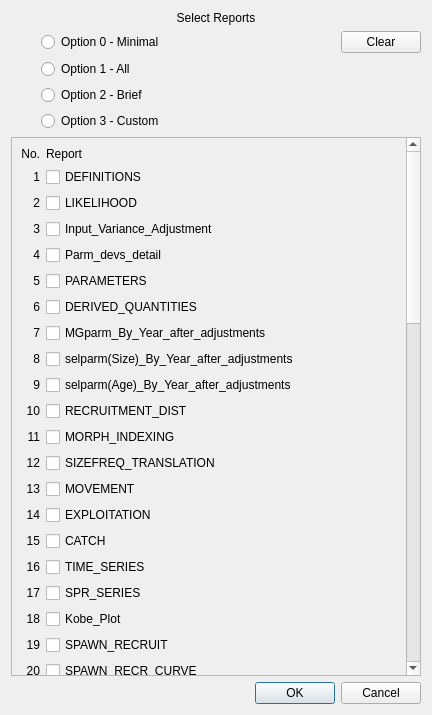
<?xml version="1.0" encoding="UTF-8"?>
<ui version="4.0">
 <class>DialogChoseReport</class>
 <widget class="QDialog" name="DialogChoseReport">
  <property name="geometry">
   <rect>
    <x>0</x>
    <y>0</y>
    <width>432</width>
    <height>715</height>
   </rect>
  </property>
  <property name="windowTitle">
   <string>Dialog</string>
  </property>
  <layout class="QVBoxLayout" name="verticalLayout">
   <item>
    <widget class="QLabel" name="label_select">
     <property name="text">
      <string>Select Reports</string>
     </property>
     <property name="alignment">
      <set>Qt::AlignCenter</set>
     </property>
    </widget>
   </item>
   <item>
    <layout class="QGridLayout" name="gridLayout_options">
     <item row="0" column="1">
      <widget class="QRadioButton" name="radioButton_Minimal">
       <property name="sizePolicy">
        <sizepolicy hsizetype="Minimum" vsizetype="Fixed">
         <horstretch>1</horstretch>
         <verstretch>0</verstretch>
        </sizepolicy>
       </property>
       <property name="text">
        <string>Option 0 - Minimal</string>
       </property>
      </widget>
     </item>
     <item row="2" column="1">
      <widget class="QRadioButton" name="radioButton_Brief">
       <property name="text">
        <string>Option 2 - Brief</string>
       </property>
      </widget>
     </item>
     <item row="1" column="1">
      <widget class="QRadioButton" name="radioButton_All">
       <property name="text">
        <string>Option 1 - All</string>
       </property>
      </widget>
     </item>
     <item row="0" column="2">
      <widget class="QPushButton" name="pushButton_clear">
       <property name="text">
        <string>Clear</string>
       </property>
      </widget>
     </item>
     <item row="3" column="1">
      <widget class="QRadioButton" name="radioButton_Custom">
       <property name="text">
        <string>Option 3 - Custom</string>
       </property>
      </widget>
     </item>
     <item row="0" column="0">
      <widget class="QLabel" name="label">
       <property name="text">
        <string>       </string>
       </property>
      </widget>
     </item>
    </layout>
   </item>
   <item>
    <widget class="QScrollArea" name="scrollArea_reports">
     <property name="widgetResizable">
      <bool>true</bool>
     </property>
     <widget class="QWidget" name="scrollAreaWidgetContents">
      <property name="geometry">
       <rect>
        <x>0</x>
        <y>0</y>
        <width>401</width>
        <height>1965</height>
       </rect>
      </property>
      <layout class="QGridLayout" name="gridLayout">
       <item row="29" column="0">
        <widget class="QLabel" name="label_fitSizeComps">
         <property name="text">
          <string>29</string>
         </property>
         <property name="alignment">
          <set>Qt::AlignRight|Qt::AlignTrailing|Qt::AlignVCenter</set>
         </property>
        </widget>
       </item>
       <item row="23" column="1">
        <widget class="QCheckBox" name="checkBox_index3">
         <property name="text">
          <string>INDEX_3</string>
         </property>
        </widget>
       </item>
       <item row="36" column="1">
        <widget class="QCheckBox" name="checkBox_biomAtAge">
         <property name="text">
          <string>BIOMASS_AT_AGE</string>
         </property>
        </widget>
       </item>
       <item row="47" column="0">
        <widget class="QLabel" name="label_bioAtAgeEndyr">
         <property name="text">
          <string>47</string>
         </property>
         <property name="alignment">
          <set>Qt::AlignRight|Qt::AlignTrailing|Qt::AlignVCenter</set>
         </property>
        </widget>
       </item>
       <item row="24" column="0">
        <widget class="QLabel" name="label_discardSpec">
         <property name="text">
          <string>24</string>
         </property>
         <property name="alignment">
          <set>Qt::AlignRight|Qt::AlignTrailing|Qt::AlignVCenter</set>
         </property>
        </widget>
       </item>
       <item row="4" column="0">
        <widget class="QLabel" name="label_parmDevsDetail">
         <property name="text">
          <string>4</string>
         </property>
         <property name="alignment">
          <set>Qt::AlignRight|Qt::AlignTrailing|Qt::AlignVCenter</set>
         </property>
        </widget>
       </item>
       <item row="31" column="0">
        <widget class="QLabel" name="label_lenSelex">
         <property name="text">
          <string>31</string>
         </property>
         <property name="alignment">
          <set>Qt::AlignRight|Qt::AlignTrailing|Qt::AlignVCenter</set>
         </property>
        </widget>
       </item>
       <item row="21" column="1">
        <widget class="QCheckBox" name="checkBox_index1">
         <property name="text">
          <string>INDEX_1</string>
         </property>
        </widget>
       </item>
       <item row="25" column="0">
        <widget class="QLabel" name="label_discardOut">
         <property name="text">
          <string>25</string>
         </property>
         <property name="alignment">
          <set>Qt::AlignRight|Qt::AlignTrailing|Qt::AlignVCenter</set>
         </property>
        </widget>
       </item>
       <item row="11" column="0">
        <widget class="QLabel" name="label_morphIndex">
         <property name="text">
          <string>11</string>
         </property>
         <property name="alignment">
          <set>Qt::AlignRight|Qt::AlignTrailing|Qt::AlignVCenter</set>
         </property>
        </widget>
       </item>
       <item row="42" column="1">
        <widget class="QCheckBox" name="checkBox_biology">
         <property name="text">
          <string>BIOLOGY</string>
         </property>
        </widget>
       </item>
       <item row="60" column="0">
        <widget class="QLabel" name="label_wtatage">
         <property name="text">
          <string>60</string>
         </property>
         <property name="alignment">
          <set>Qt::AlignRight|Qt::AlignTrailing|Qt::AlignVCenter</set>
         </property>
        </widget>
       </item>
       <item row="55" column="0">
        <widget class="QLabel" name="label_globalMSY">
         <property name="text">
          <string>55</string>
         </property>
         <property name="alignment">
          <set>Qt::AlignRight|Qt::AlignTrailing|Qt::AlignVCenter</set>
         </property>
        </widget>
       </item>
       <item row="59" column="1">
        <widget class="QCheckBox" name="checkBox_dynamicBzero">
         <property name="text">
          <string>Dynamic_Bzero</string>
         </property>
        </widget>
       </item>
       <item row="5" column="1">
        <widget class="QCheckBox" name="checkBox_parameters">
         <property name="text">
          <string>PARAMETERS</string>
         </property>
        </widget>
       </item>
       <item row="49" column="0">
        <widget class="QLabel" name="label_meanTimeSeries">
         <property name="text">
          <string>49</string>
         </property>
         <property name="alignment">
          <set>Qt::AlignRight|Qt::AlignTrailing|Qt::AlignVCenter</set>
         </property>
        </widget>
       </item>
       <item row="55" column="1">
        <widget class="QCheckBox" name="checkBox_globalMSY">
         <property name="text">
          <string>GLOBAL_MSY</string>
         </property>
        </widget>
       </item>
       <item row="32" column="0">
        <widget class="QLabel" name="label_ageSelex">
         <property name="text">
          <string>32</string>
         </property>
         <property name="alignment">
          <set>Qt::AlignRight|Qt::AlignTrailing|Qt::AlignVCenter</set>
         </property>
        </widget>
       </item>
       <item row="45" column="0">
        <widget class="QLabel" name="label_growthParams">
         <property name="text">
          <string>45</string>
         </property>
         <property name="alignment">
          <set>Qt::AlignRight|Qt::AlignTrailing|Qt::AlignVCenter</set>
         </property>
        </widget>
       </item>
       <item row="59" column="0">
        <widget class="QLabel" name="label_dynamicBzero">
         <property name="text">
          <string>59</string>
         </property>
         <property name="alignment">
          <set>Qt::AlignRight|Qt::AlignTrailing|Qt::AlignVCenter</set>
         </property>
        </widget>
       </item>
       <item row="16" column="0">
        <widget class="QLabel" name="label_timeSeries">
         <property name="text">
          <string>16</string>
         </property>
         <property name="alignment">
          <set>Qt::AlignRight|Qt::AlignTrailing|Qt::AlignVCenter</set>
         </property>
        </widget>
       </item>
       <item row="20" column="0">
        <widget class="QLabel" name="label_spawnRecrCurve">
         <property name="text">
          <string>20</string>
         </property>
         <property name="alignment">
          <set>Qt::AlignRight|Qt::AlignTrailing|Qt::AlignVCenter</set>
         </property>
        </widget>
       </item>
       <item row="22" column="0">
        <widget class="QLabel" name="label_index2">
         <property name="text">
          <string>22</string>
         </property>
         <property name="alignment">
          <set>Qt::AlignRight|Qt::AlignTrailing|Qt::AlignVCenter</set>
         </property>
        </widget>
       </item>
       <item row="34" column="0">
        <widget class="QLabel" name="label_tagRecap">
         <property name="text">
          <string>34</string>
         </property>
         <property name="alignment">
          <set>Qt::AlignRight|Qt::AlignTrailing|Qt::AlignVCenter</set>
         </property>
        </widget>
       </item>
       <item row="41" column="0">
        <widget class="QLabel" name="label_discardAtAge">
         <property name="text">
          <string>41</string>
         </property>
         <property name="alignment">
          <set>Qt::AlignRight|Qt::AlignTrailing|Qt::AlignVCenter</set>
         </property>
        </widget>
       </item>
       <item row="39" column="0">
        <widget class="QLabel" name="label_fAtAge">
         <property name="text">
          <string>39</string>
         </property>
         <property name="alignment">
          <set>Qt::AlignRight|Qt::AlignTrailing|Qt::AlignVCenter</set>
         </property>
        </widget>
       </item>
       <item row="25" column="1">
        <widget class="QCheckBox" name="checkBox_discardOut">
         <property name="text">
          <string>DISCARD_SPECIFICATION</string>
         </property>
        </widget>
       </item>
       <item row="15" column="0">
        <widget class="QLabel" name="label_catch">
         <property name="text">
          <string>15</string>
         </property>
         <property name="alignment">
          <set>Qt::AlignRight|Qt::AlignTrailing|Qt::AlignVCenter</set>
         </property>
        </widget>
       </item>
       <item row="2" column="0">
        <widget class="QLabel" name="label_likelihood">
         <property name="text">
          <string>2</string>
         </property>
         <property name="alignment">
          <set>Qt::AlignRight|Qt::AlignTrailing|Qt::AlignVCenter</set>
         </property>
        </widget>
       </item>
       <item row="1" column="0">
        <widget class="QLabel" name="label_definitions">
         <property name="text">
          <string>1</string>
         </property>
         <property name="alignment">
          <set>Qt::AlignRight|Qt::AlignTrailing|Qt::AlignVCenter</set>
         </property>
        </widget>
       </item>
       <item row="9" column="0">
        <widget class="QLabel" name="label_ageSelAfterAdj">
         <property name="text">
          <string>9</string>
         </property>
         <property name="alignment">
          <set>Qt::AlignRight|Qt::AlignTrailing|Qt::AlignVCenter</set>
         </property>
        </widget>
       </item>
       <item row="53" column="0">
        <widget class="QLabel" name="label_selexDbase">
         <property name="text">
          <string>53</string>
         </property>
         <property name="alignment">
          <set>Qt::AlignRight|Qt::AlignTrailing|Qt::AlignVCenter</set>
         </property>
        </widget>
       </item>
       <item row="56" column="0">
        <widget class="QLabel" name="label_summary">
         <property name="text">
          <string>56</string>
         </property>
         <property name="alignment">
          <set>Qt::AlignRight|Qt::AlignTrailing|Qt::AlignVCenter</set>
         </property>
        </widget>
       </item>
       <item row="8" column="1">
        <widget class="QCheckBox" name="checkBox_sizeSelAfterAdj">
         <property name="text">
          <string>selparm(Size)_By_Year_after_adjustments</string>
         </property>
        </widget>
       </item>
       <item row="35" column="1">
        <widget class="QCheckBox" name="checkBox_numAtAge">
         <property name="text">
          <string>NUMBERS_AT_AGE</string>
         </property>
        </widget>
       </item>
       <item row="43" column="0">
        <widget class="QLabel" name="label_natMort">
         <property name="text">
          <string>43</string>
         </property>
         <property name="alignment">
          <set>Qt::AlignRight|Qt::AlignTrailing|Qt::AlignVCenter</set>
         </property>
        </widget>
       </item>
       <item row="3" column="1">
        <widget class="QCheckBox" name="checkBox_inputVarAdj">
         <property name="text">
          <string>Input_Variance_Adjustment</string>
         </property>
        </widget>
       </item>
       <item row="47" column="1">
        <widget class="QCheckBox" name="checkBox_bioAtAgeEndyr">
         <property name="text">
          <string>Biology_at_age_in_endyr</string>
         </property>
        </widget>
       </item>
       <item row="41" column="1">
        <widget class="QCheckBox" name="checkBox_discardAtAge">
         <property name="text">
          <string>DISCARD_AT_AGE</string>
         </property>
        </widget>
       </item>
       <item row="16" column="1">
        <widget class="QCheckBox" name="checkBox_timeSeries">
         <property name="text">
          <string>TIME_SERIES</string>
         </property>
        </widget>
       </item>
       <item row="31" column="1">
        <widget class="QCheckBox" name="checkBox_lenSelex">
         <property name="text">
          <string>LEN_SELEX</string>
         </property>
        </widget>
       </item>
       <item row="43" column="1">
        <widget class="QCheckBox" name="checkBox_natMort">
         <property name="text">
          <string>Natural_Mortality</string>
         </property>
        </widget>
       </item>
       <item row="27" column="0">
        <widget class="QLabel" name="label_fitLenComps">
         <property name="text">
          <string>27</string>
         </property>
         <property name="alignment">
          <set>Qt::AlignRight|Qt::AlignTrailing|Qt::AlignVCenter</set>
         </property>
        </widget>
       </item>
       <item row="27" column="1">
        <widget class="QCheckBox" name="checkBox_fitLenComps">
         <property name="text">
          <string>FIT_LEN_COMPS</string>
         </property>
        </widget>
       </item>
       <item row="46" column="1">
        <widget class="QCheckBox" name="checkBox_seasEffects">
         <property name="text">
          <string>Seas_Effects</string>
         </property>
        </widget>
       </item>
       <item row="10" column="1">
        <widget class="QCheckBox" name="checkBox_recruitDist">
         <property name="text">
          <string>RECRUITMENT_DIST</string>
         </property>
        </widget>
       </item>
       <item row="54" column="1">
        <widget class="QCheckBox" name="checkBox_sprYprProfile">
         <property name="text">
          <string>SPR/YPR_Profile</string>
         </property>
        </widget>
       </item>
       <item row="12" column="0">
        <widget class="QLabel" name="label_sizeFreqTrans">
         <property name="text">
          <string>12</string>
         </property>
         <property name="alignment">
          <set>Qt::AlignRight|Qt::AlignTrailing|Qt::AlignVCenter</set>
         </property>
        </widget>
       </item>
       <item row="18" column="0">
        <widget class="QLabel" name="label_kobePlot">
         <property name="text">
          <string>18</string>
         </property>
         <property name="alignment">
          <set>Qt::AlignRight|Qt::AlignTrailing|Qt::AlignVCenter</set>
         </property>
        </widget>
       </item>
       <item row="48" column="0">
        <widget class="QLabel" name="label_meanBwtBegin">
         <property name="text">
          <string>48</string>
         </property>
         <property name="alignment">
          <set>Qt::AlignRight|Qt::AlignTrailing|Qt::AlignVCenter</set>
         </property>
        </widget>
       </item>
       <item row="7" column="0">
        <widget class="QLabel" name="label_mgParmAfterAdj">
         <property name="text">
          <string>7</string>
         </property>
         <property name="alignment">
          <set>Qt::AlignRight|Qt::AlignTrailing|Qt::AlignVCenter</set>
         </property>
        </widget>
       </item>
       <item row="37" column="1">
        <widget class="QCheckBox" name="checkBox_numAtLen">
         <property name="text">
          <string>NUMBERS_AT_LENGTH</string>
         </property>
        </widget>
       </item>
       <item row="38" column="1">
        <widget class="QCheckBox" name="checkBox_biomAtLen">
         <property name="text">
          <string>BIOMASS_AT_LENGTH</string>
         </property>
        </widget>
       </item>
       <item row="32" column="1">
        <widget class="QCheckBox" name="checkBox_ageSelex">
         <property name="text">
          <string>AGE_SELEX</string>
         </property>
        </widget>
       </item>
       <item row="57" column="1">
        <widget class="QCheckBox" name="checkBox_rebuilder">
         <property name="text">
          <string>rebuilder.sso</string>
         </property>
        </widget>
       </item>
       <item row="18" column="1">
        <widget class="QCheckBox" name="checkBox_kobePlot">
         <property name="text">
          <string>Kobe_Plot</string>
         </property>
        </widget>
       </item>
       <item row="15" column="1">
        <widget class="QCheckBox" name="checkBox_catch">
         <property name="text">
          <string>CATCH</string>
         </property>
        </widget>
       </item>
       <item row="12" column="1">
        <widget class="QCheckBox" name="checkBox_sizeFreqTrans">
         <property name="text">
          <string>SIZEFREQ_TRANSLATION</string>
         </property>
        </widget>
       </item>
       <item row="28" column="0">
        <widget class="QLabel" name="label_fitAgeComps">
         <property name="text">
          <string>28</string>
         </property>
         <property name="alignment">
          <set>Qt::AlignRight|Qt::AlignTrailing|Qt::AlignVCenter</set>
         </property>
        </widget>
       </item>
       <item row="40" column="1">
        <widget class="QCheckBox" name="checkBox_catchAtAge">
         <property name="text">
          <string>CATCH_AT_AGE</string>
         </property>
        </widget>
       </item>
       <item row="30" column="0">
        <widget class="QLabel" name="label_overallComps">
         <property name="text">
          <string>30</string>
         </property>
         <property name="alignment">
          <set>Qt::AlignRight|Qt::AlignTrailing|Qt::AlignVCenter</set>
         </property>
        </widget>
       </item>
       <item row="1" column="1">
        <widget class="QCheckBox" name="checkBox_definitions">
         <property name="text">
          <string>DEFINITIONS</string>
         </property>
        </widget>
       </item>
       <item row="13" column="0">
        <widget class="QLabel" name="label_movement">
         <property name="text">
          <string>13</string>
         </property>
         <property name="alignment">
          <set>Qt::AlignRight|Qt::AlignTrailing|Qt::AlignVCenter</set>
         </property>
        </widget>
       </item>
       <item row="53" column="1">
        <widget class="QCheckBox" name="checkBox_selexDbase">
         <property name="text">
          <string>SELEX_database</string>
         </property>
        </widget>
       </item>
       <item row="14" column="0">
        <widget class="QLabel" name="label_exploit">
         <property name="text">
          <string>14</string>
         </property>
         <property name="alignment">
          <set>Qt::AlignRight|Qt::AlignTrailing|Qt::AlignVCenter</set>
         </property>
        </widget>
       </item>
       <item row="0" column="1">
        <widget class="QLabel" name="label_reportName">
         <property name="text">
          <string>Report</string>
         </property>
        </widget>
       </item>
       <item row="7" column="1">
        <widget class="QCheckBox" name="checkBox_mgParmAfterAdj">
         <property name="text">
          <string>MGparm_By_Year_after_adjustments</string>
         </property>
        </widget>
       </item>
       <item row="22" column="1">
        <widget class="QCheckBox" name="checkBox_index2">
         <property name="text">
          <string>INDEX_2</string>
         </property>
        </widget>
       </item>
       <item row="45" column="1">
        <widget class="QCheckBox" name="checkBox_growthParams">
         <property name="text">
          <string>Growth_Parameters</string>
         </property>
        </widget>
       </item>
       <item row="42" column="0">
        <widget class="QLabel" name="label_biology">
         <property name="text">
          <string>42</string>
         </property>
         <property name="alignment">
          <set>Qt::AlignRight|Qt::AlignTrailing|Qt::AlignVCenter</set>
         </property>
        </widget>
       </item>
       <item row="30" column="1">
        <widget class="QCheckBox" name="checkBox_overallComps">
         <property name="text">
          <string>OVERALL_COMPS</string>
         </property>
        </widget>
       </item>
       <item row="8" column="0">
        <widget class="QLabel" name="label_sizeSelAfterAdj">
         <property name="text">
          <string>8</string>
         </property>
         <property name="alignment">
          <set>Qt::AlignRight|Qt::AlignTrailing|Qt::AlignVCenter</set>
         </property>
        </widget>
       </item>
       <item row="51" column="0">
        <widget class="QLabel" name="label_ageAgeKey">
         <property name="text">
          <string>51</string>
         </property>
         <property name="alignment">
          <set>Qt::AlignRight|Qt::AlignTrailing|Qt::AlignVCenter</set>
         </property>
        </widget>
       </item>
       <item row="54" column="0">
        <widget class="QLabel" name="label_sprYprProfile">
         <property name="text">
          <string>54</string>
         </property>
         <property name="alignment">
          <set>Qt::AlignRight|Qt::AlignTrailing|Qt::AlignVCenter</set>
         </property>
        </widget>
       </item>
       <item row="58" column="0">
        <widget class="QLabel" name="label_sisTable">
         <property name="text">
          <string>58</string>
         </property>
         <property name="alignment">
          <set>Qt::AlignRight|Qt::AlignTrailing|Qt::AlignVCenter</set>
         </property>
        </widget>
       </item>
       <item row="34" column="1">
        <widget class="QCheckBox" name="checkBox_tagRecap">
         <property name="text">
          <string>TAG_Recapture</string>
         </property>
        </widget>
       </item>
       <item row="9" column="1">
        <widget class="QCheckBox" name="checkBox_ageSelAfterAdj">
         <property name="text">
          <string>selparm(Age)_By_Year_after_adjustments</string>
         </property>
        </widget>
       </item>
       <item row="38" column="0">
        <widget class="QLabel" name="label_biomAtLen">
         <property name="text">
          <string>38</string>
         </property>
         <property name="alignment">
          <set>Qt::AlignRight|Qt::AlignTrailing|Qt::AlignVCenter</set>
         </property>
        </widget>
       </item>
       <item row="33" column="1">
        <widget class="QCheckBox" name="checkBox_envData">
         <property name="text">
          <string>ENVIRONMENTAL_DATA</string>
         </property>
        </widget>
       </item>
       <item row="58" column="1">
        <widget class="QCheckBox" name="checkBox_sisTable">
         <property name="text">
          <string>SIStable.sso</string>
         </property>
        </widget>
       </item>
       <item row="19" column="0">
        <widget class="QLabel" name="label_spawnRecruit">
         <property name="text">
          <string>19</string>
         </property>
         <property name="alignment">
          <set>Qt::AlignRight|Qt::AlignTrailing|Qt::AlignVCenter</set>
         </property>
        </widget>
       </item>
       <item row="24" column="1">
        <widget class="QCheckBox" name="checkBox_discardSpec">
         <property name="text">
          <string>DISCARD_SPECIFICATION</string>
         </property>
        </widget>
       </item>
       <item row="33" column="0">
        <widget class="QLabel" name="label_envData">
         <property name="text">
          <string>33</string>
         </property>
         <property name="alignment">
          <set>Qt::AlignRight|Qt::AlignTrailing|Qt::AlignVCenter</set>
         </property>
        </widget>
       </item>
       <item row="36" column="0">
        <widget class="QLabel" name="label_biomAtAge">
         <property name="text">
          <string>36</string>
         </property>
         <property name="alignment">
          <set>Qt::AlignRight|Qt::AlignTrailing|Qt::AlignVCenter</set>
         </property>
        </widget>
       </item>
       <item row="6" column="0">
        <widget class="QLabel" name="label_derivedQuants">
         <property name="text">
          <string>6</string>
         </property>
         <property name="alignment">
          <set>Qt::AlignRight|Qt::AlignTrailing|Qt::AlignVCenter</set>
         </property>
        </widget>
       </item>
       <item row="39" column="1">
        <widget class="QCheckBox" name="checkBox_fAtAge">
         <property name="text">
          <string>F_AT_AGE</string>
         </property>
        </widget>
       </item>
       <item row="26" column="1">
        <widget class="QCheckBox" name="checkBox_meanBwtOut">
         <property name="text">
          <string>MEAN_BODY_WT_OUTPUT</string>
         </property>
        </widget>
       </item>
       <item row="19" column="1">
        <widget class="QCheckBox" name="checkBox_spawnRecruit">
         <property name="text">
          <string>SPAWN_RECRUIT</string>
         </property>
        </widget>
       </item>
       <item row="13" column="1">
        <widget class="QCheckBox" name="checkBox_movement">
         <property name="text">
          <string>MOVEMENT</string>
         </property>
        </widget>
       </item>
       <item row="14" column="1">
        <widget class="QCheckBox" name="checkBox_exploit">
         <property name="text">
          <string>EXPLOITATION</string>
         </property>
        </widget>
       </item>
       <item row="21" column="0">
        <widget class="QLabel" name="label_index1">
         <property name="text">
          <string>21</string>
         </property>
         <property name="alignment">
          <set>Qt::AlignRight|Qt::AlignTrailing|Qt::AlignVCenter</set>
         </property>
        </widget>
       </item>
       <item row="5" column="0">
        <widget class="QLabel" name="label_parameters">
         <property name="text">
          <string>5</string>
         </property>
         <property name="alignment">
          <set>Qt::AlignRight|Qt::AlignTrailing|Qt::AlignVCenter</set>
         </property>
        </widget>
       </item>
       <item row="44" column="0">
        <widget class="QLabel" name="label_ageSpecK">
         <property name="text">
          <string>44</string>
         </property>
         <property name="alignment">
          <set>Qt::AlignRight|Qt::AlignTrailing|Qt::AlignVCenter</set>
         </property>
        </widget>
       </item>
       <item row="6" column="1">
        <widget class="QCheckBox" name="checkBox_derivedQuants">
         <property name="text">
          <string>DERIVED_QUANTITIES</string>
         </property>
        </widget>
       </item>
       <item row="48" column="1">
        <widget class="QCheckBox" name="checkBox_meanBwtBegin">
         <property name="text">
          <string>MEAN_BODY_WT(Begin)</string>
         </property>
        </widget>
       </item>
       <item row="29" column="1">
        <widget class="QCheckBox" name="checkBox_fitSizeComps">
         <property name="text">
          <string>FIT_SIZE_COMPS</string>
         </property>
        </widget>
       </item>
       <item row="52" column="0">
        <widget class="QLabel" name="label_CompDbase">
         <property name="text">
          <string>52</string>
         </property>
         <property name="alignment">
          <set>Qt::AlignRight|Qt::AlignTrailing|Qt::AlignVCenter</set>
         </property>
        </widget>
       </item>
       <item row="17" column="1">
        <widget class="QCheckBox" name="checkBox_sprSeries">
         <property name="text">
          <string>SPR_SERIES</string>
         </property>
        </widget>
       </item>
       <item row="56" column="1">
        <widget class="QCheckBox" name="checkBox_summary">
         <property name="text">
          <string>SS_summary.sso</string>
         </property>
        </widget>
       </item>
       <item row="50" column="0">
        <widget class="QLabel" name="label_ageLenKey">
         <property name="text">
          <string>50</string>
         </property>
         <property name="alignment">
          <set>Qt::AlignRight|Qt::AlignTrailing|Qt::AlignVCenter</set>
         </property>
        </widget>
       </item>
       <item row="44" column="1">
        <widget class="QCheckBox" name="checkBox_ageSpecK">
         <property name="text">
          <string>AGE_SPECIFIC_K</string>
         </property>
        </widget>
       </item>
       <item row="26" column="0">
        <widget class="QLabel" name="label_meanBwtOut">
         <property name="text">
          <string>26</string>
         </property>
         <property name="alignment">
          <set>Qt::AlignRight|Qt::AlignTrailing|Qt::AlignVCenter</set>
         </property>
        </widget>
       </item>
       <item row="37" column="0">
        <widget class="QLabel" name="label_numAtLen">
         <property name="text">
          <string>37</string>
         </property>
         <property name="alignment">
          <set>Qt::AlignRight|Qt::AlignTrailing|Qt::AlignVCenter</set>
         </property>
        </widget>
       </item>
       <item row="51" column="1">
        <widget class="QCheckBox" name="checkBox_ageAgeKey">
         <property name="text">
          <string>AGE_AGE_KEY</string>
         </property>
        </widget>
       </item>
       <item row="57" column="0">
        <widget class="QLabel" name="label_rebuilder">
         <property name="text">
          <string>57</string>
         </property>
         <property name="alignment">
          <set>Qt::AlignRight|Qt::AlignTrailing|Qt::AlignVCenter</set>
         </property>
        </widget>
       </item>
       <item row="17" column="0">
        <widget class="QLabel" name="label_sprSeries">
         <property name="text">
          <string>17</string>
         </property>
         <property name="alignment">
          <set>Qt::AlignRight|Qt::AlignTrailing|Qt::AlignVCenter</set>
         </property>
        </widget>
       </item>
       <item row="35" column="0">
        <widget class="QLabel" name="label_numAtAge">
         <property name="text">
          <string>35</string>
         </property>
         <property name="alignment">
          <set>Qt::AlignRight|Qt::AlignTrailing|Qt::AlignVCenter</set>
         </property>
        </widget>
       </item>
       <item row="3" column="0">
        <widget class="QLabel" name="label_inputVarAdj">
         <property name="text">
          <string>3</string>
         </property>
         <property name="alignment">
          <set>Qt::AlignRight|Qt::AlignTrailing|Qt::AlignVCenter</set>
         </property>
        </widget>
       </item>
       <item row="4" column="1">
        <widget class="QCheckBox" name="checkBox_parmDevsDetail">
         <property name="text">
          <string>Parm_devs_detail</string>
         </property>
        </widget>
       </item>
       <item row="40" column="0">
        <widget class="QLabel" name="label_catchAtAge">
         <property name="text">
          <string>40</string>
         </property>
         <property name="alignment">
          <set>Qt::AlignRight|Qt::AlignTrailing|Qt::AlignVCenter</set>
         </property>
        </widget>
       </item>
       <item row="23" column="0">
        <widget class="QLabel" name="label_index3">
         <property name="text">
          <string>23</string>
         </property>
         <property name="alignment">
          <set>Qt::AlignRight|Qt::AlignTrailing|Qt::AlignVCenter</set>
         </property>
        </widget>
       </item>
       <item row="0" column="0">
        <widget class="QLabel" name="label_reportNum">
         <property name="text">
          <string>No.</string>
         </property>
         <property name="alignment">
          <set>Qt::AlignRight|Qt::AlignTrailing|Qt::AlignVCenter</set>
         </property>
        </widget>
       </item>
       <item row="2" column="1">
        <widget class="QCheckBox" name="checkBox_likelihood">
         <property name="text">
          <string>LIKELIHOOD</string>
         </property>
        </widget>
       </item>
       <item row="11" column="1">
        <widget class="QCheckBox" name="checkBox_morphIndex">
         <property name="text">
          <string>MORPH_INDEXING</string>
         </property>
        </widget>
       </item>
       <item row="50" column="1">
        <widget class="QCheckBox" name="checkBox_ageLenKey">
         <property name="text">
          <string>AGE_LENGTH_KEY</string>
         </property>
        </widget>
       </item>
       <item row="60" column="1">
        <widget class="QCheckBox" name="checkBox_wtatage">
         <property name="text">
          <string>wtatage.ss_new</string>
         </property>
        </widget>
       </item>
       <item row="52" column="1">
        <widget class="QCheckBox" name="checkBox_compDbase">
         <property name="text">
          <string>COMPOSITION_DATABASE</string>
         </property>
        </widget>
       </item>
       <item row="10" column="0">
        <widget class="QLabel" name="label_recruitDist">
         <property name="text">
          <string>10</string>
         </property>
         <property name="alignment">
          <set>Qt::AlignRight|Qt::AlignTrailing|Qt::AlignVCenter</set>
         </property>
        </widget>
       </item>
       <item row="20" column="1">
        <widget class="QCheckBox" name="checkBox_spawnRecrCurve">
         <property name="text">
          <string>SPAWN_RECR_CURVE</string>
         </property>
        </widget>
       </item>
       <item row="49" column="1">
        <widget class="QCheckBox" name="checkBox_meanTimeSeries">
         <property name="text">
          <string>MEAN_SIZE_TIMESERIES</string>
         </property>
        </widget>
       </item>
       <item row="28" column="1">
        <widget class="QCheckBox" name="checkBox_fitAgeComps">
         <property name="text">
          <string>FIT_AGE_COMPS</string>
         </property>
        </widget>
       </item>
       <item row="46" column="0">
        <widget class="QLabel" name="label_seasEffects">
         <property name="text">
          <string>46</string>
         </property>
         <property name="alignment">
          <set>Qt::AlignRight|Qt::AlignTrailing|Qt::AlignVCenter</set>
         </property>
        </widget>
       </item>
       <item row="8" column="2">
        <spacer name="horizontalSpacer">
         <property name="orientation">
          <enum>Qt::Horizontal</enum>
         </property>
         <property name="sizeHint" stdset="0">
          <size>
           <width>40</width>
           <height>20</height>
          </size>
         </property>
        </spacer>
       </item>
      </layout>
     </widget>
    </widget>
   </item>
   <item>
    <widget class="QDialogButtonBox" name="buttonBox">
     <property name="orientation">
      <enum>Qt::Horizontal</enum>
     </property>
     <property name="standardButtons">
      <set>QDialogButtonBox::Cancel|QDialogButtonBox::Ok</set>
     </property>
    </widget>
   </item>
  </layout>
 </widget>
 <resources/>
 <connections>
  <connection>
   <sender>buttonBox</sender>
   <signal>accepted()</signal>
   <receiver>DialogChoseReport</receiver>
   <slot>accept()</slot>
   <hints>
    <hint type="sourcelabel">
     <x>248</x>
     <y>254</y>
    </hint>
    <hint type="destinationlabel">
     <x>157</x>
     <y>274</y>
    </hint>
   </hints>
  </connection>
  <connection>
   <sender>buttonBox</sender>
   <signal>rejected()</signal>
   <receiver>DialogChoseReport</receiver>
   <slot>reject()</slot>
   <hints>
    <hint type="sourcelabel">
     <x>316</x>
     <y>260</y>
    </hint>
    <hint type="destinationlabel">
     <x>286</x>
     <y>274</y>
    </hint>
   </hints>
  </connection>
 </connections>
</ui>
